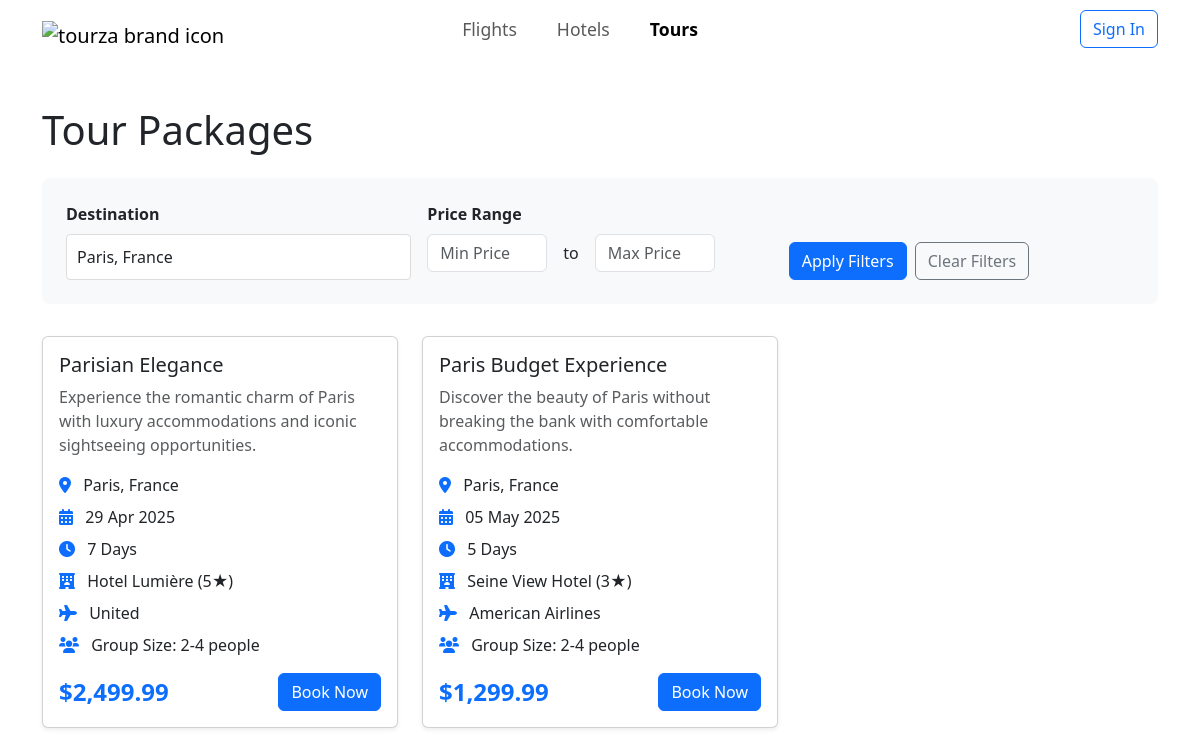
The page /tours.php?destination=Paris, France on the database its author committed.
### tables this page shows
CREATE TABLE `tours` (
  `Tour_ID` int(11) NOT NULL AUTO_INCREMENT,
  `Tour_Name` varchar(100) NOT NULL,
  `Description` text DEFAULT NULL,
  `Destination` varchar(100) NOT NULL,
  `Duration_Days` int(11) NOT NULL,
  `H_Hotel_ID` int(11) NOT NULL,
  `Room_Type` varchar(50) NOT NULL,
  `P_Plane_ID` int(11) NOT NULL,
  `Seat_Class` varchar(30) NOT NULL,
  `Min_People` int(11) NOT NULL,
  `Max_People` int(11) NOT NULL,
  `Price_Per_Person` decimal(10,2) NOT NULL,
  `Includes_Car_Rental` tinyint(1) DEFAULT 0,
  `C_Car_ID` int(11) DEFAULT NULL,
  `Tour_Start_Date` date NOT NULL,
  PRIMARY KEY (`Tour_ID`),
  KEY `H_Hotel_ID` (`H_Hotel_ID`),
  KEY `P_Plane_ID` (`P_Plane_ID`),
  KEY `C_Car_ID` (`C_Car_ID`),
  CONSTRAINT `tours_ibfk_1` FOREIGN KEY (`H_Hotel_ID`) REFERENCES `hotels` (`Hotel_ID`),
  CONSTRAINT `tours_ibfk_2` FOREIGN KEY (`P_Plane_ID`) REFERENCES `flights` (`id`),
  CONSTRAINT `tours_ibfk_3` FOREIGN KEY (`C_Car_ID`) REFERENCES `rental_cars` (`Car_ID`)
);

CREATE TABLE `hotels` (
  `Hotel_ID` int(11) NOT NULL,
  `Location` varchar(100) NOT NULL,
  `Name` varchar(100) NOT NULL,
  `Stars` varchar(20) DEFAULT NULL,
  PRIMARY KEY (`Hotel_ID`)
);

CREATE TABLE `flights` (
  `id` int(11) NOT NULL AUTO_INCREMENT,
  `airline` varchar(100) NOT NULL,
  `departure_airport_code` varchar(10) NOT NULL,
  `departure_airport_name` varchar(100) NOT NULL,
  `departure_city` varchar(100) NOT NULL,
  `departure_country` varchar(100) NOT NULL,
  `arrival_airport_code` varchar(10) NOT NULL,
  `arrival_airport_name` varchar(100) NOT NULL,
  `arrival_city` varchar(100) NOT NULL,
  `arrival_country` varchar(100) NOT NULL,
  `departure_time` datetime NOT NULL,
  `arrival_time` datetime NOT NULL,
  `duration` int(11) NOT NULL,
  `class` enum('economy','business') NOT NULL,
  `price` decimal(10,2) NOT NULL,
  `created_at` timestamp NOT NULL DEFAULT current_timestamp(),
  PRIMARY KEY (`id`)
);

### auth.php (called while the page is built, shortened)
<?php
class Auth {
    public function isLoggedIn() {
        return isset($_SESSION['user_id']);
    }
}
?>

### tours.php (the view, shortened to what this page needs)
<?php
require_once 'auth.php';
$auth = new Auth();
$isLoggedIn = $auth->isLoggedIn();
$currentUser = $auth->getCurrentUser();
$destination = $_GET['destination'] ?? '';
$minPrice = $_GET['min_price'] ?? '';
$maxPrice = $_GET['max_price'] ?? '';
$query = "SELECT t.*, h.Name as Hotel_Name, h.Stars, h.Location as Hotel_Location,
          f.airline, f.departure_time, f.arrival_time, f.departure_airport_code, f.arrival_airport_code, f.departure_city, f.arrival_city, f.departure_country, f.arrival_country,
          rc.Model as Car_Model, rc.Capacity as Car_Capacity
          FROM tours t
          LEFT JOIN hotels h ON t.H_Hotel_ID = h.Hotel_ID
          LEFT JOIN flights f ON t.P_Plane_ID = f.id
          LEFT JOIN rental_cars rc ON t.C_Car_ID = rc.Car_ID
          WHERE 1=1";
$params = [];
if ($destination) {
    $query .= " AND t.Destination LIKE ?";
    $params[] = "%$destination%";
}
$query .= " ORDER BY t.Tour_Start_Date";
$stmt = $pdo->prepare($query);
$stmt->execute($params);
$tours = $stmt->fetchAll();
?>
<!DOCTYPE html>
<html lang="en">
<head>
    <link href="https://cdn.jsdelivr.net/npm/bootstrap@5.3.0/dist/css/bootstrap.min.css" rel="stylesheet">
    <link href="https://cdnjs.cloudflare.com/ajax/libs/font-awesome/6.0.0/css/all.min.css" rel="stylesheet">
    <link href="./styles.css" rel="stylesheet">
</head>
<body>
    <nav class="navbar navbar-expand-lg">
        <div class="container-fluid">
            <a class="navbar-brand" href="index.php"><img src="./images/logo.svg" alt="tourza brand icon"></a>
            <ul class="navbar-nav flex-row ms-3 justify-content-center" style="gap: 1.5rem; font-weight: 500; font-size: 1.1rem;">
                <li class="nav-item"><a class="nav-link px-2" href="index.php#flight-search">Flights</a></li>
                <li class="nav-item"><a class="nav-link px-2" href="index.php#hotel-search">Hotels</a></li>
                <li class="nav-item"><a class="nav-link px-2 active" href="tours.php">Tours</a></li>
            </ul>
            <div class="d-flex">
                <?php if ($isLoggedIn): ?>
                    <div class="dropdown">
                        <button class="btn btn-link dropdown-toggle" type="button" id="userDropdown" data-bs-toggle="dropdown" aria-expanded="false">
                            <img src="<?php echo $currentUser['profile_picture'] ?? './images/default-avatar.png'; ?>" alt="Profile" class="rounded-circle me-2" style="width: 24px; height: 24px;">
                            <?php echo $currentUser['first_name']; ?>
                        </button>
                        <ul class="dropdown-menu" aria-labelledby="userDropdown">
                            <li><a class="dropdown-item" href="profile.php">Profile</a></li>
                            <li><a class="dropdown-item" href="bookings.php">My Bookings</a></li>
                            <li><hr class="dropdown-divider"></li>
                            <li><a class="dropdown-item" href="#" onclick="logout()">Sign Out</a></li>
                        </ul>
                    </div>
                <?php else: ?>
                    <button class="btn btn-outline-primary" data-bs-toggle="modal" data-bs-target="#authModal">
                        Sign In
                    </button>
                <?php endif; ?>
            </div>
        </div>
    </nav>
    <div class="container py-5">
        <h1 class="mb-4">Tour Packages</h1>
        <div class="filter-section">
            <form method="GET" class="row g-3">
                <div class="col-md-4">
                    <label for="destination" class="form-label">Destination</label>
                    <div class="location-input" style="position:relative;">
                        <input type="text" class="form-control" id="destination" name="destination" value="<?php echo htmlspecialchars($destination); ?>" placeholder="Select Destination" autocomplete="off">
                    </div>
                </div>
                <div class="col-md-4">
                    <label class="form-label">Price Range</label>
                    <div class="price-range">
                        <input type="number" class="form-control" name="min_price" placeholder="Min Price" value="<?php echo $minPrice; ?>">
                        <span>to</span>
                        <input type="number" class="form-control" name="max_price" placeholder="Max Price" value="<?php echo $maxPrice; ?>">
                    </div>
                </div>
                <div class="col-md-4 d-flex align-items-end">
                    <button type="submit" class="btn btn-primary me-2">Apply Filters</button>
                    <a href="tours.php" class="btn btn-outline-secondary">Clear Filters</a>
                </div>
            </form>
        </div>
        <div class="row g-4">
            <?php if (empty($tours)): ?>
                <div class="col-12">
                    <div class="alert alert-info">
                        No tours found matching your criteria. Please try different filters.
                    </div>
                </div>
            <?php else: ?>
                <?php foreach ($tours as $tour): ?>
                    <div class="col-md-6 col-lg-4">
                        <div class="card tour-card shadow-sm">
                            <div class="card-body">
                                <h5 class="card-title"><?php echo htmlspecialchars($tour['Tour_Name']); ?></h5>
                                <p class="card-text text-muted"><?php echo htmlspecialchars($tour['Description']); ?></p>
                                <ul class="tour-features">
                                    <li><i class="fas fa-map-marker-alt"></i> <?php echo htmlspecialchars($tour['Destination']); ?></li>
                                    <li><i class="fas fa-calendar-alt"></i> <?php echo date('d M Y', strtotime($tour['Tour_Start_Date'])); ?></li>
                                    <li><i class="fas fa-clock"></i> <?php echo $tour['Duration_Days']; ?> Days</li>
                                    <li><i class="fas fa-hotel"></i> <?php echo htmlspecialchars($tour['Hotel_Name']); ?> (<?php echo $tour['Stars']; ?>★)</li>
                                    <li><i class="fas fa-plane"></i> <?php echo htmlspecialchars($tour['airline']); ?></li>
                                    <li><i class="fas fa-users"></i> Group Size: <?php echo $tour['Min_People']; ?>-<?php echo $tour['Max_People']; ?> people</li>
                                </ul>
                                <div class="d-flex justify-content-between align-items-center mt-3">
                                    <div class="tour-price">$<?php echo number_format($tour['Price_Per_Person'], 2); ?></div>
                                    <a class="btn btn-primary" href="checkout.php?type=tour&id=<?php echo $tour['Tour_ID']; ?>">Book Now</a>
                                </div>
                            </div>
                        </div>
                    </div>
                <?php endforeach; ?>
            <?php endif; ?>
        </div>
    </div>
</body>
</html>

### styles.css (style rules this page uses)
.container-fluid { max-width: 1140px; }
.navbar-brand { margin-right: -160px; }
.navbar-brand>img { height: 180px; margin-bottom: -380px; margin-top: -370px; }
.location-input { position: relative; }
.location-input input { width: 100%; border: 1px solid #ddd; border-radius: 4px; background-color: white; cursor: pointer; padding: 10px; }
.nav-link.active { color: #0d6efd; font-weight: bold; }
.form-label { font-weight: bold; }

### tours.php (style rules this page uses)
.tour-card { transition: transform 0.2s; height: 100%; }
.tour-price { font-size: 1.5rem; font-weight: bold; color: #0d6efd; }
.tour-features { list-style: none; padding-left: 0; }
.tour-features li { margin-bottom: 0.5rem; }
.tour-features i { color: #0d6efd; margin-right: 0.5rem; }
.filter-section { background: #f8f9fa; padding: 1.5rem; border-radius: 8px; margin-bottom: 2rem; }
.price-range { display: flex; gap: 1rem; align-items: center; }
.price-range input { width: 120px; }

### rows shown on the page
tours: Tour_Name "Parisian Elegance", Description "Experience the romantic charm of Paris with luxury accommodations and iconic sightseeing opportunities.", Destination "Paris, France", Tour_Start_Date "29 Apr 2025", Duration_Days "7", H_Hotel_ID.Name "Hotel Lumière", H_Hotel_ID.Stars "5", P_Plane_ID.airline "United", Min_People "2", Max_People "4", Price_Per_Person "2,499.99"
tours: Tour_Name "Paris Budget Experience", Description "Discover the beauty of Paris without breaking the bank with comfortable accommodations.", Destination "Paris, France", Tour_Start_Date "05 May 2025", Duration_Days "5", H_Hotel_ID.Name "Seine View Hotel", H_Hotel_ID.Stars "3", P_Plane_ID.airline "American Airlines", Min_People "2", Max_People "4", Price_Per_Person "1,299.99"
